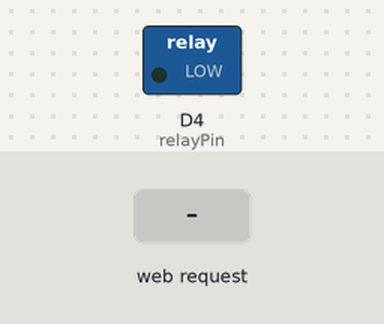
Bench run of a sketch on a simulated ESP8266 (NodeMCU). On the bench: switched loads named in the sketch (green lamp = pin HIGH). Inputs (shaded band) come from the test bench. WiFi joins after 1.5 s; servers stay silent unless stated; the local clock reads 2024-03-15 10:24:30 at power-on unless the sketch sets it; what the sketch prints to the serial monitor is not drawn.

Above: at 2.7 s.
2.8 s: HTTP request GET /toggle received
At 2.81 s:
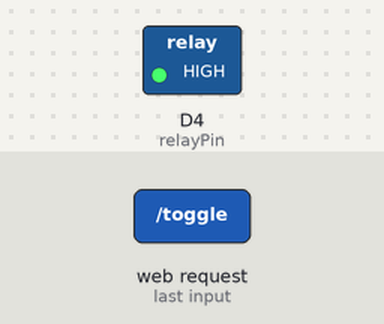
Timing chart, 0 to 5.8 s (numbered marks = the images above; inputs shaded):
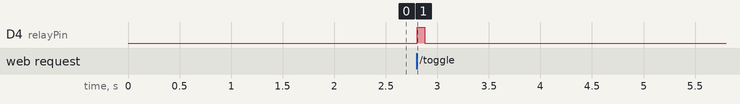

Measured:
- after the input at 2.8 s, D4 (relayPin): LOW → HIGH at once, → LOW 0.08 s later

The sketch:

Code.ino
```cpp
// Load Wi-Fi library
#include <ESP8266WiFi.h>
#include <Wire.h>
#include <RtcDS3231.h> //Includes the library for the RTC(Real Time Clock)

// Replace with your network credentials
const char* ssid     = "/*SSID*/";
const char* password = "/*PASSWORD*/";
int relayPin = 2; // The input to the relay pin

String webPage="";

RtcDS3231<TwoWire> rtcModule(Wire);
WiFiServer server(80); // Set port
String header; //Global variable for headers

void setup() {
  Serial.begin(115200);
  Wire.begin(D1, D2); //Reads the information from pin D1 and D2(The clock)

  //OBS!!! ONLY TO SET RESET THE TIME ON THE RTC
    RtcDateTime compiled = RtcDateTime(__DATE__,__TIME__);
    rtcModule.SetDateTime(compiled);


//The HTML code for the wirless start/stop mechanism; minified
  webPage +="<!DOCTYPE html><html lang=\"en\"><head><meta charset=\"UTF-8\"><meta name=\"viewport\" content=\"width=device-width,initial-scale=1\"><meta http-equiv=\"X-UA-Compatible\" content=\"ie=edge\"><title>CoffeMcYeet</title><script>function toggle() {";
  webPage += "if(document.getElementById(\"onoff\").innerHTML === \"Kaffebryggaren är igång!\"){";
  webPage +="document.getElementById(\"onoff\").innerHTML=\"Kaffebryggaren är inte igång!\";";
  webPage +="fetch(`${location.origin}/toggle`)";
  webPage +=".then(r => console.log(r))";
  webPage +=".catch(e => console.error(e));";
  webPage +="}else{";
  webPage +="document.getElementById(\"onoff\").innerHTML=\"Kaffebryggaren är igång!\";";
  webPage +="fetch(`${location.origin}/toggle`)";
  webPage +=".then(r => console.log(r))";
  webPage +=".catch(e => console.error(e));";
  webPage +="function startTime(){var e=new Date,t=e.getHours(),c=e.getMinutes(),n=e.getSeconds();c=checkTime(c),n=checkTime(n),document.getElementById(\'clock\').innerHTML=t +\":\"+c+\":\"+n;setTimeout(startTime,500)};function checkTime(e){return e<10&& (e=\"0\"+e),e};";
  webPage +="}}</script><style> html{background-color:#fff;}.button{display:block;margin:auto;margin-top:30%;text-decoration:none;border:none;background-color: #4CAF50;color:white;padding:30px 64px;text-align:center;font-size:16px;}h1{text-align:center;margin-top:10%;}</style></head><body onload=\"startTime()\"><h1 id=\"onoff\">Kaffebryggaren är inte igång!</h1><button class=\"button\" onclick=\"toggle()\">Toggle</button> <div id=\'clock\'></div></body></html>";

  pinMode(relayPin, OUTPUT); // Initialize pin as OUTPUT

  // Connect to Wi-Fi network with SSID and password
  Serial.print("Connecting to ");
  Serial.println(ssid);
  WiFi.begin(ssid, password);
  while (WiFi.status() != WL_CONNECTED) {
    delay(500);
    Serial.print(".");
  }
  // Print local IP address and start web server
  Serial.println("");
  Serial.println("WiFi connected.");
  Serial.println("IP address: ");
  Serial.println(WiFi.localIP());
  server.begin();
}

void makeCoffee() {
  digitalWrite(relayPin, HIGH);
  delay(75);
  digitalWrite(relayPin, LOW);
}

void loop(){
  // put your main code here, to run repeatedly:
  WiFiClient client = server.available();   // Listen for incoming clients

  if (client) {                             // If a new client connects,
    Serial.println("New Client.");          // print a message out in the serial port
    String currentLine = "";                // make a String to hold incoming data from the client
    while (client.connected()) {            // loop while the client's connected
      if (client.available()) {             // if there's bytes to read from the client,
        char c = client.read();             // read a byte, then
        Serial.write(c);                    // print it out the serial monitor
        header += c;
        if (c == '\n') {                    // if the byte is a newline character
          // if the current line is blank, you got two newline characters in a row.
          // that's the end of the client HTTP request, so send a response:
          if (currentLine.length() == 0) {
            // HTTP headers always start with a response code (e.g. HTTP/1.1 200 OK)
            // and a content-type so the client knows what's coming, then a blank line:
            client.println("HTTP/1.1 200 OK");
            client.println("Content-type:text/html");
            client.println("Connection: close");
            client.println();

            if (header.indexOf("GET /toggle") >= 0) {
              makeCoffee();
            }

            client.println(webPage);  //Creates a html index file that the client can accsess

            // The HTTP response ends with another blank line
            client.println();
            // Break out of the while loop
            break;
          } else { // if you got a newline, then clear currentLine
            currentLine = "";
          }
        } else if (c != '\r') {  // if you got anything else but a carriage return character,
          currentLine += c;      // add it to the end of the currentLine
        }
      }
    }
    // Clear the header variable
    header = "";
    // Close the connection
    client.stop();
    Serial.println("Client disconnected.");
    Serial.println("");
  }

    RtcDateTime now = rtcModule.GetDateTime(); //Takes the current time from the RTC to the variable now
    byte hours = now.Hour();  //Gives the time in hours
    byte minutes = now.Minute();  //Gives the time in minutes
    byte seconds = now.Second();  //Gives the time in seconds
    char timeString[16];  //The ammount of characters timeString can store
    sprintf(timeString,"Time: %02u:%02u:%02u", hours, minutes, seconds);  //Writes the hours, minutes and seconds to the variable timeSting
    //Serial.println(timeString); //Prints timeString

    //if statement for timer
    if(hours == 3 && minutes == 50 && seconds == 0){
        makeCoffee();

    }

  Serial.println(timeString); //Used as trubleshoot


}
```
